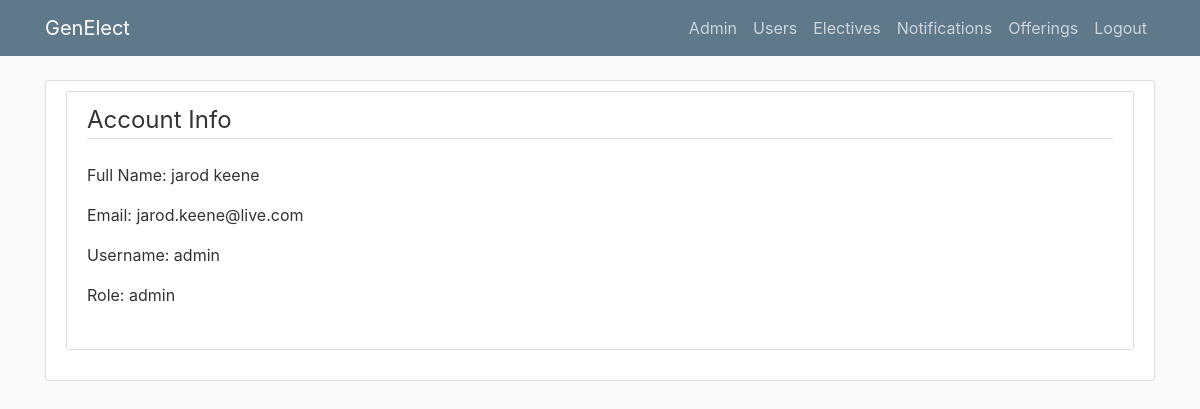
Before: /account (signed in) with the older database file.
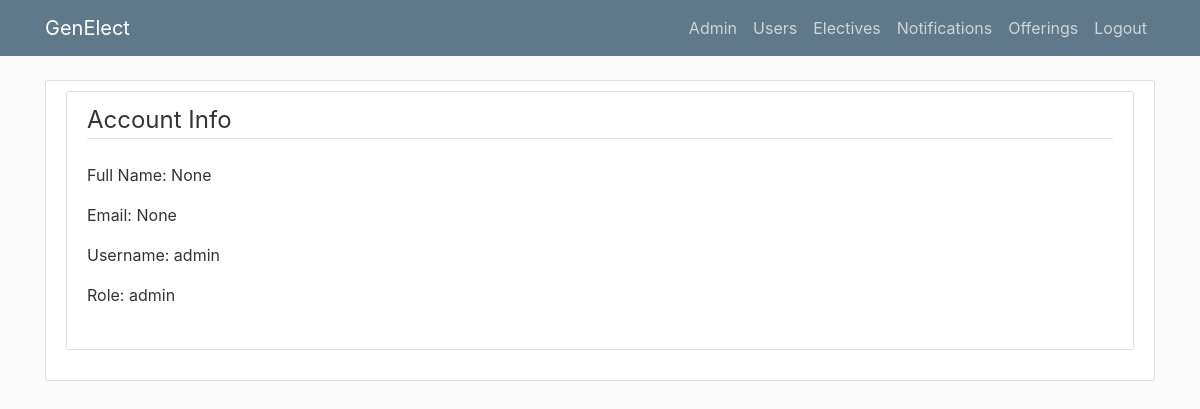
After: the same page with the newer database file.
### genElect/models.py (models this page shows)
class Base(db.Model):
    __abstract__ = True
    id = db.Column(db.Integer, primary_key=True, autoincrement=True)
    date_created = db.Column(db.DateTime, default=db.func.current_timestamp())
    date_modified = db.Column(db.DateTime, default=db.func.current_timestamp(),
            onupdate=db.func.current_timestamp())

class Users(Base, UserMixin):
    __tablename__ = 'users'
    username = db.Column(db.String(100), unique=True)
    full_name = db.Column(db.String(100))
    email = db.Column(db.String(100))
    role = db.Column(db.String(32), nullable=False)
    password = db.Column(db.String(128))
    registrations = db.relationship('Registrations', backref='user', lazy=True)

### genElect/__init__.py (the view)
@app.route("/account", methods=['GET', 'POST'])
def account():
    if current_user.is_authenticated:
        return render_template('account.html', title='Account')
    else:
        flash("Please login first", 'info')
        return redirect(url_for('login'))

### genElect/__init__.py (called while the page is built)
@login_manager.user_loader
def load_user(user_id):
    return Users.query.get(int(user_id))

### genElect/templates/account.html
{% extends "layout.html" %}
{% block content %}
<div class="content-section">
  <div class="content-section">
    		<fieldset class="form-group">
    			<legend class="border-bottom mb-4">Account Info</legend>
    			<div class="form-group">
    				Full Name: {{ current_user.full_name }}
    			</div>
    			<div class="form-group">
    				Email: {{ current_user.email }}
    			</div>
    			<div class="form-group">
    				Username: {{ current_user.username }}
    			</div>
    			<div class="form-group">
    				Role: {{ current_user.role }}
    			</div>
    		</fieldset>
    </div>
</div>
{% endblock content %}

Changed rows visible on the page:
changed Users "admin": full_name "jarod keene" → "None"; email "jarod.keene@live.com" → "None"
